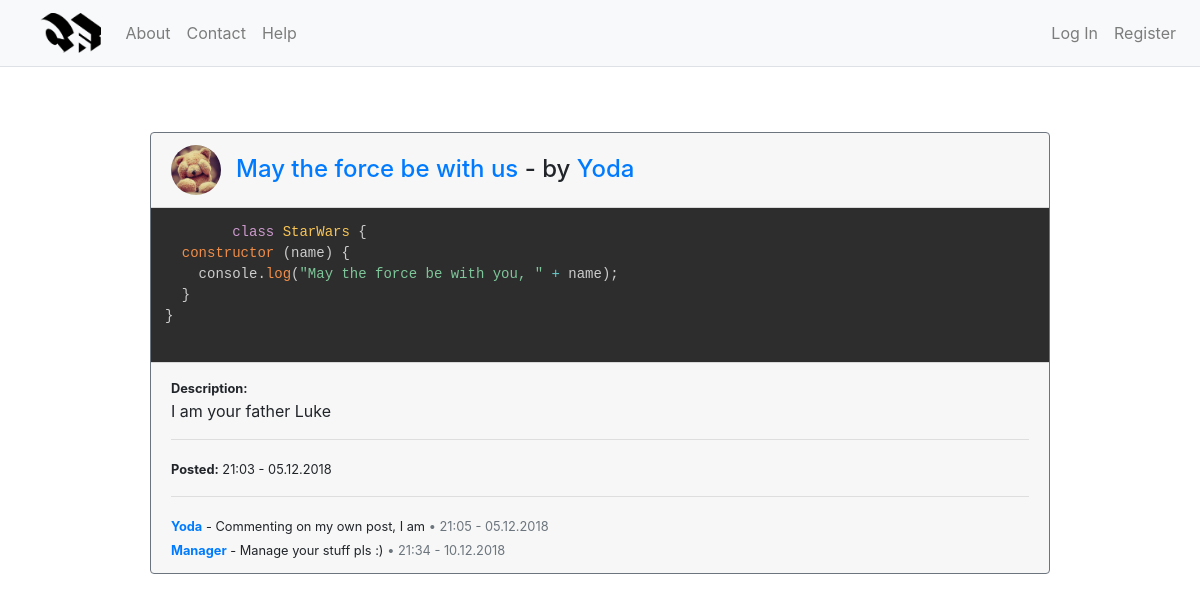
Screenshot of /post/3 with the database file from the repository.
### website/models.py (models this page shows, shortened)
class User(db.Model, UserMixin):
    id = db.Column(db.Integer, primary_key=True)
    username = db.Column(db.String(20), unique=True, nullable=False)
    email = db.Column(db.String(120), unique=True, nullable=False)
    image_file = db.Column(db.String(20), nullable=False, default='default.jpg')
    password = db.Column(db.String(60), nullable=False)
    posts = db.relationship('Post', backref='author', lazy=True)
    liked_comments = db.relationship('CommentLike', backref='user', lazy=True)
    liked_posts = db.relationship('PostLike', backref='user', lazy=True)

class Post(db.Model):
    id = db.Column(db.Integer, primary_key=True)
    title = db.Column(db.String(50), nullable=False)
    datetime = db.Column(db.DateTime, nullable=False, default=datetime.utcnow)
    code = db.Column(db.Text, nullable=False)
    description = db.Column(db.Text, nullable=False)
    user_id = db.Column(db.Integer, db.ForeignKey('user.id'))
    language_id = db.Column(db.Integer, db.ForeignKey('language.id'))
    user_likes = db.relationship('PostLike', backref='likes', lazy=True)
    comments = db.relationship('Comment', backref='comments')
    language = db.relationship('Language', backref='language')

class Comment(db.Model):
    id = db.Column(db.Integer, primary_key=True)
    content = db.Column(db.Text, nullable=False)
    datetime = db.Column(db.DateTime, nullable=False, default=datetime.utcnow)
    post_id = db.Column(db.Integer, db.ForeignKey('post.id'))
    user_id = db.Column(db.Integer, db.ForeignKey('user.id'))
    user_likes = db.relationship('CommentLike', backref='likes', lazy=True)
    user = db.relationship('User', backref='author')

### website/posts/routes.py (the view, shortened to what this page needs)
@posts.route("/post/<int:id>", methods=['GET', 'POST'])
def post(id):
    post = Post.query.get_or_404(id)
    form = CommentForm()
    for error in form.errors:
        flash(error)
    return render_template('post.html', title=post.title, post=post, form=form, getLikeUrl=getLikeUrl, getLikeIcon=getLikeIcon, getCommentLikeUrl=getCommentLikeUrl, getCommentLikeIcon=getCommentLikeIcon)

### website/templates/post.html (shortened to what this page needs)
{% extends "layout.html" %}
{% block content %}
<div class="card w-75 ml-auto mr-auto m-5 border-secondary">
  <div class="card-header">
    <div class="w-25">
      <img style="width:50px;height:50px;object-fit:cover;float:left;" class="rounded-circle account-img" src="{{ url_for('static', filename='profile_pics/' + post.author.image_file) }}" alt="">
    </div>
    <div class="felx-column">
      <h4 style="position:relative;left:15px;top:10px;"><a href="{{ url_for('posts.post', id=post.id) }}" style="text-decoration:none;">{{ post.title }}</a> - by <a alt="{{ post.author.username }}" title="{{ post.author.username }}" href="{{ url_for('users.user', username=post.author.username) }}" style="width:50px;height:50px;text-decoration:none;">{{ post.author.username }}</a></h4>
    </div>
  </div>
  <div class="card-body p-0">
      <pre class="language-{{ post.language.name }} m-0">
        <code>{{ post.code }}</code>
      </pre>
  </div>
  <div class="card-footer">
    <small><b>Description:</b></small>
    <p>{{ post.description }}</p>
    <hr>
    <small><b>Posted:</b> {{ post.datetime.strftime('%H:%M - %d.%m.%Y') }}</small>
    {% if post.comments %}<hr>{% endif %}
    {% for comment in post.comments %}
      <small><b><a href="{{ url_for('users.user', username=comment.user.username) }}">{{ comment.user.username }}</a></b> - {{ comment.content }}<span class="text-muted"> • {{ comment.datetime.strftime('%H:%M - %d.%m.%Y') }}</span></small>
      <br>
    {% endfor %}
  </div>
</div>
{% endblock content %}

### website/templates/layout.html (shortened to what this page needs)
<!DOCTYPE html>
<html lang="en" dir="ltr">
  <head>
    <link rel="stylesheet" href="https://maxcdn.bootstrapcdn.com/bootstrap/4.0.0/css/bootstrap.min.css">
    <link rel="stylesheet" href="{{ url_for('static', filename='master.css') }}">
    <link rel="stylesheet" href="{{ url_for('static', filename='prism.css') }}">
  </head>
  <body>
    {% include "navbar.html" %}
    <div class="container-fluid">
      <div class="row">
        <div class="col-12">
        </div>
        {% block content %}{% endblock %}
      </div>
    </div>
  </body>
</html>

### website/templates/navbar.html (shortened to what this page needs)
<nav class="navbar navbar-expand-md navbar-light bg-light border-bottom mb-3">
    <a class="navbar-brand ml-4" href="{{ url_for('main.home') }}">
      <img src="{{ url_for('static', filename='Logo.png') }}" alt="logo" style="height:40px;">
    </a>
    <div id="navbarNavDropdown" class="navbar-collapse collapse">
        <ul class="navbar-nav w-100">
            <li class="nav-item">
                <a class="nav-link" href="{{ url_for('main.about') }}">About</a>
            </li>
            <li class="nav-item">
                <a class="nav-link" href="{{ url_for('main.contact') }}">Contact</a>
            </li>
            <li class="nav-item">
                <a class="nav-link" href="{{ url_for('main.help') }}">Help</a>
            </li>
            {% if not current_user.is_authenticated %}
              <li class="nav-item  ml-md-auto ml-lg-auto">
                  <a class="nav-link" href="{{ url_for('users.login') }}">Log In</a>
              </li>
              <li class="nav-item">
                  <a class="nav-link" href="{{ url_for('users.register') }}">Register</a>
              </li>
            {% endif %}
        </ul>
    </div>
</nav>

### website/static/prism.css (style rules this page uses)
code[class*="language-"], pre[class*="language-"] { color: #ccc; background: none; font-family: Consolas, Monaco, 'Andale Mono', 'Ubuntu Mono', monospace; text-align: left; white-space: pre; word-spacing: normal; word-break: normal; word-wrap: normal; line-height: 1.5; -moz-tab-size: 4; -o-tab-size: 4; tab-size: 4; -webkit-hyphens: none; -moz-hyphens: none; -ms-hyphens: none; hyphens: none; }
pre[class*="language-"] { padding: 1em; margin: .5em 0; overflow: auto; }
:not(pre) > code[class*="language-"], pre[class*="language-"] { background: #2d2d2d; }

### rows the page displays
User: image_file (picture), author.username "Yoda"
Post: title "May the force be with us", description "I am your father Luke", datetime "21:03 - 05.12.2018"
Comment: user.username "Yoda", content "Commenting on my own post, I am", datetime "21:05 - 05.12.2018"
Comment: user.username "Manager", content "Manage your stuff pls :)", datetime "21:34 - 10.12.2018"
